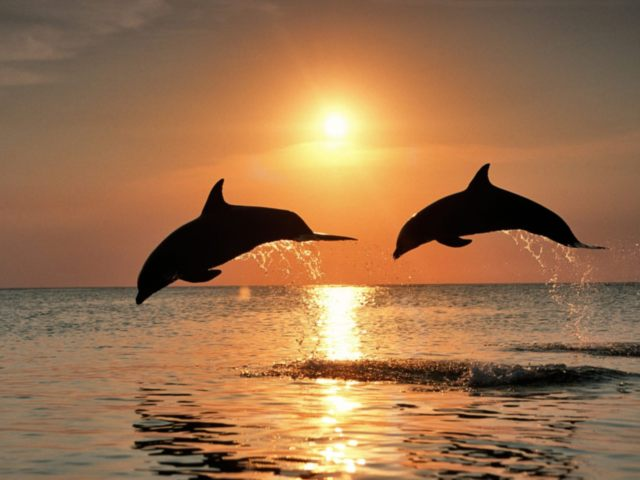
#> input picture dolphins.jpg, 640 x 480 px
$ python image_reflectoin.py
#> lines starting #> are read from the running program, lines starting #| are printed output that depends on the picture
import sys
from skimage import data, filter, transform, io
import matplotlib.pyplot as plt
import math
import numpy as np


image = io.imread('dolphins.jpg')
#> image is the input picture: shape (480, 640, 3); mean R, G, B 155.4, 113.2, 76.6
height, width, depth = image.shape
#> height = 480; width = 640; depth = 3

A = np.matrix([ [-1, 0, width], [0, 1, 0], [0, 0, 1]])
#> A = [[-1, 0, 640], [0, 1, 0], [0, 0, 1]]
tform = transform.AffineTransform(A)
h_flip = transform.warp(image, tform)
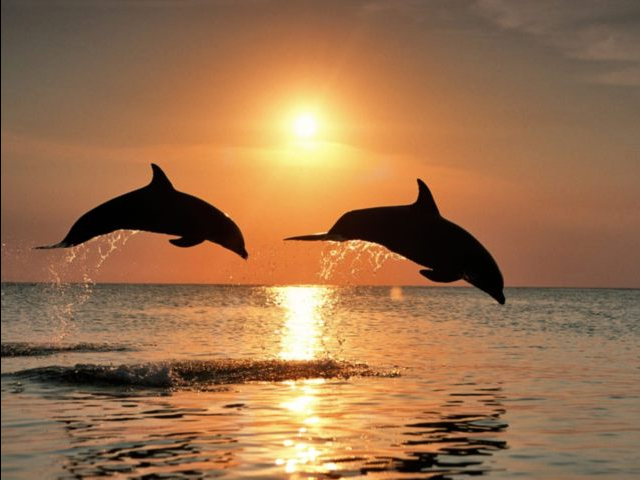
#> h_flip: shape (480, 640, 3) float64; mean R, G, B 0.609, 0.443, 0.3

A = np.matrix([ [1, 0, 0], [0, -1, height], [0, 0, 1]])
#> A = [[1, 0, 0], [0, -1, 480], [0, 0, 1]]
tform = transform.AffineTransform(A)
v_flip = transform.warp(image, tform)
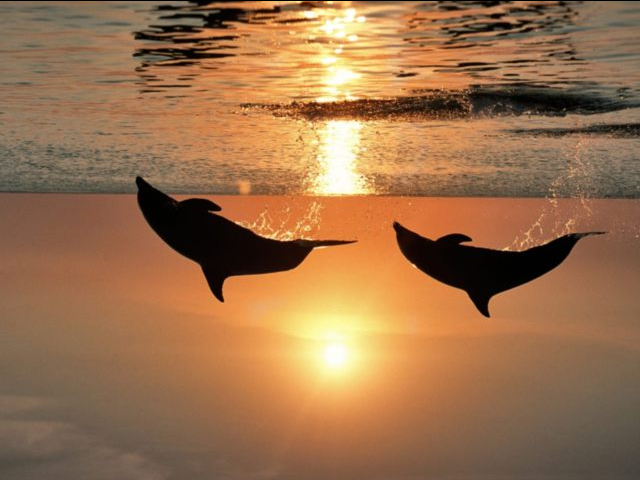
#> v_flip: shape (480, 640, 3) float64; mean R, G, B 0.609, 0.443, 0.3

fig, (ax0, ax1, ax2) = plt.subplots(ncols=3, figsize=(8, 4))
ax0.imshow(image, cmap=plt.cm.gray)
ax0.set_title('input')

ax1.imshow(h_flip, cmap=plt.cm.gray)
ax1.set_title(r'horizontal flip')

ax2.imshow(v_flip, cmap=plt.cm.gray)
ax2.set_title(r'vertical flip')

plt.tight_layout()
plt.savefig('%s.png' % __file__)
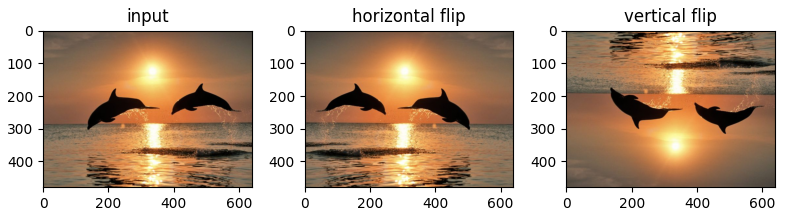
#> figure drawn by matplotlib, 3 panels
#plt.show()
